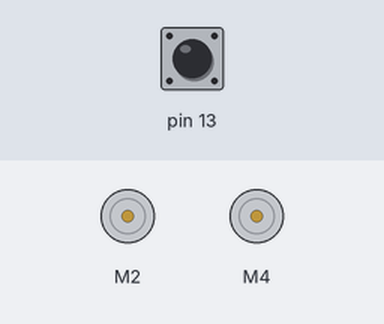
The sketch below on a simulated Arduino Uno, built with avr-gcc and run on an emulated ATmega328P. Shown: 2 × DC motor (green arrow = forward, orange = backward, longer = faster). The test bench sets the inputs (shaded band); at power-on: pin 13 HIGH.

Above: at 0.9 s.
1.0 s: pin 13 pulled LOW for 0.15 s
At 1.07 s:
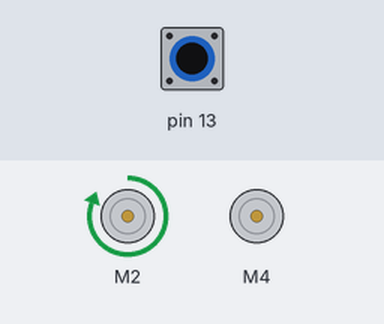
2.6 s: pin 13 pulled LOW for 1 s
At 3.4 s:
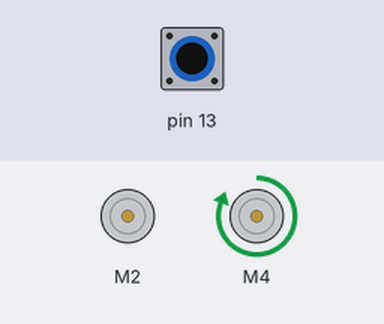
Timing chart, 0 to 5.6 s (numbered marks = the images above; inputs shaded):
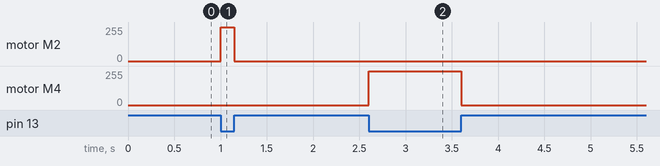

Measured:
- after the input at 1.0 s, motor M2: stopped → forward 255/255 at once, → stopped 0.15 s later
- after the input at 2.6 s, motor M4: stopped → forward 255/255 at once, → stopped 1.0 s later

The sketch:

stairclimbertest.ino
```cpp
#include <AFMotor.h>

AF_DCMotor frontswivel(2);
AF_DCMotor rearswivel(4);
AF_DCMotor leftmove(3);
AF_DCMotor rightmove(1);

void setup() {
  digitalWrite(13, HIGH);
  while(!digitalRead(13));
  delay(100);
  while(digitalRead(13));
  frontswivel.setSpeed(255);
  frontswivel.run(FORWARD);
  while(!digitalRead(13)); // wait for press
  frontswivel.run(RELEASE);
  delay(100); // wait for debounce
  while(digitalRead(13)); // wait for release
  rearswivel.setSpeed(255);
  rearswivel.run(FORWARD);
  while(!digitalRead(13));
  rearswivel.run(RELEASE);
  delay(100);
  while(digitalRead(13));
}

void loop() {

}
```
